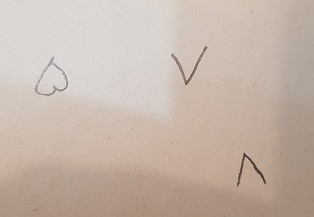
#> input picture ClassVision/Data/numbers.jpg, 314 x 217 px
$ python 'exercise 9.py'
#> lines starting #> are read from the running program, lines starting #| are printed output that depends on the picture; after the words box and inside, x2 and y2 are one past the last pixel; in counts of white or black regions, pixels touching at a corner belong together
import cv2
import numpy as np

img_gray = cv2.imread("Data/numbers.jpg", 0)
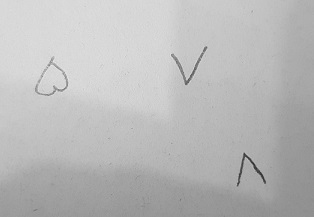
#> img_gray: shape (217, 314); min 43, max 234, mean 185.8
blur = cv2.GaussianBlur(img_gray, (9, 9), 0)
bin_img = cv2.adaptiveThreshold(blur, 255, cv2.ADAPTIVE_THRESH_GAUSSIAN_C, cv2.THRESH_BINARY_INV, 11, 2)
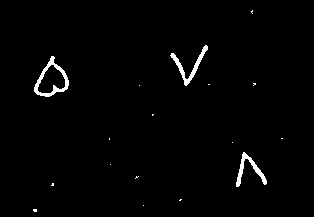
#> bin_img: shape (217, 314); 1.5% white; 17 white regions (14 under 20 px), largest, box (x1, y1, x2, y2) and area: (34, 56, 69, 97) 379, (170, 45, 208, 86) 304, (236, 152, 267, 187) 279

kernel = np.ones((3, 3), np.uint8)
mask = cv2.morphologyEx(bin_img, cv2.MORPH_CLOSE, kernel, iterations=1)
#> mask: shape (217, 314); 1.5% white; 17 white regions (14 under 20 px), largest, box (x1, y1, x2, y2) and area: (34, 56, 69, 97) 379, (170, 45, 208, 86) 306, (236, 152, 267, 187) 279
mask = cv2.morphologyEx(mask, cv2.MORPH_OPEN,  kernel, iterations=1)
#> mask: shape (217, 314); 1.4% white; 4 white regions (1 under 20 px), largest, box (x1, y1, x2, y2) and area: (34, 56, 69, 97) 372, (171, 46, 208, 85) 299, (236, 153, 267, 187) 275

num, labels, stats, _ = cv2.connectedComponentsWithStats(mask, connectivity=8)
#> labels: shape (217, 314) int32; 5 distinct labels, from 0 to 4
#> num = 5; stats = [[0, 0, 314, 217, 67183], [171, 46, 37, 39, 299], [34, 56, 35, 41, 372], [236, 153, 31, 34, 275], [34, 209, 3, 3, 9]]
areas = stats[1:, cv2.CC_STAT_AREA]
#> areas = [299, 372, 275, 9]
min_area = img_gray.shape[0] * img_gray.shape[1] * 0.001
#> min_area = 68.14
count = int((areas >= min_area).sum())
#> count = 3
print(count)
#| 3

cv2.imshow("mask", mask)
cv2.waitKey(0)
cv2.destroyAllWindows()
